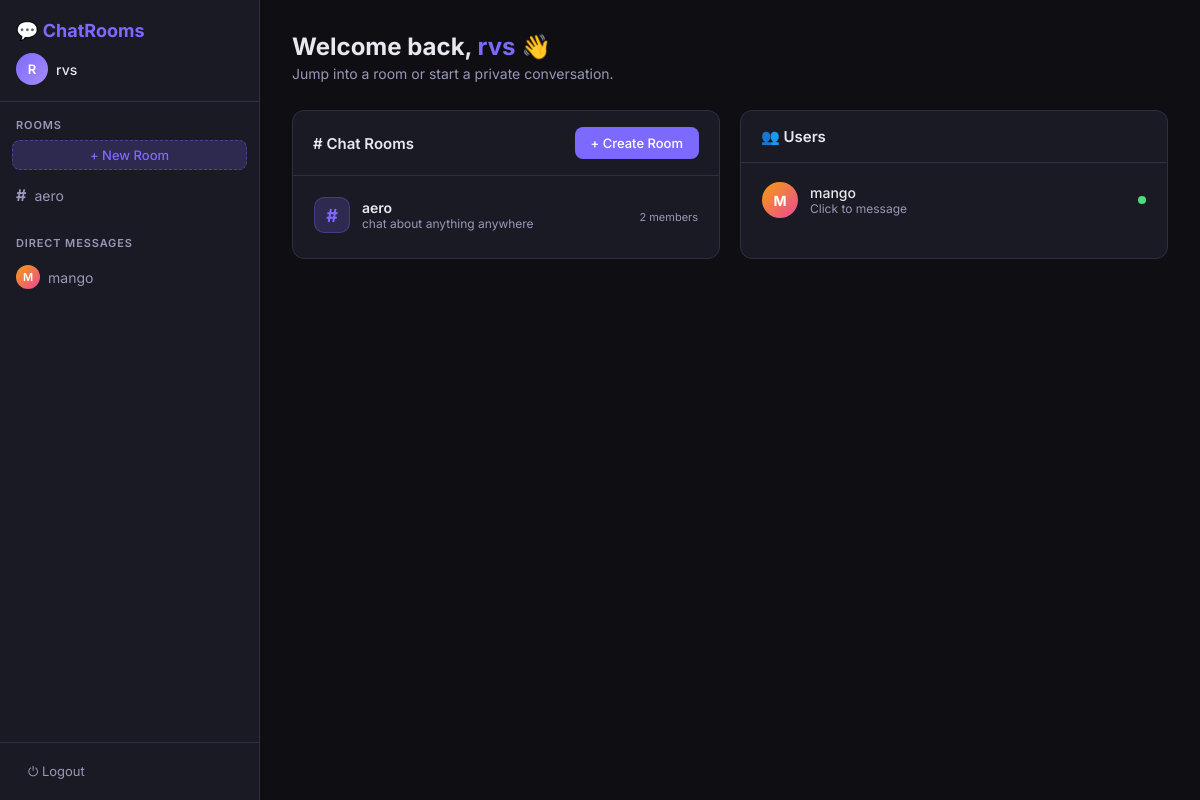
The app's page / (signed in) with its own data.
### chat/models.py (models this page shows, shortened)
class Room(models.Model):
    name = models.CharField(max_length=100, unique=True)
    description = models.TextField(blank=True)
    created_by = models.ForeignKey(User, on_delete=models.SET_NULL, null=True, related_name='created_rooms')
    created_at = models.DateTimeField(auto_now_add=True)
    members = models.ManyToManyField(User, related_name='rooms', blank=True)

### chat/views.py (the view)
# urls.py: path('', views.home_view, name='home'),
@login_required
def home_view(request):
    rooms = Room.objects.all().order_by('-created_at')
    users = User.objects.exclude(id=request.user.id)
    return render(request, 'chat/home.html', {'rooms': rooms, 'users': users})

### chatproject/templates/chat/home.html (shortened to what this page needs)
{% extends 'chat/base.html' %}
{% block content %}
<div class="home-page">
    <div class="home-header">
        <h1>Welcome back, <span class="highlight">{{ user.username }}</span> 👋</h1>
        <p>Jump into a room or start a private conversation.</p>
    </div>
    <div class="home-grid">
        <section class="card">
            <div class="card-header">
                <h2># Chat Rooms</h2>
                <a href="{% url 'create_room' %}" class="btn btn-primary">+ Create Room</a>
            </div>
            <div class="room-list">
                {% for room in rooms %}
                <a href="{% url 'room' room.name %}" class="room-card">
                    <div class="room-icon">#</div>
                    <div class="room-info">
                        <div class="room-name">{{ room.name }}</div>
                        <div class="room-desc">{{ room.description|default:"No description"|truncatechars:60 }}</div>
                    </div>
                    <div class="room-meta">
                        <span class="member-count">{{ room.members.count }} members</span>
                    </div>
                </a>
                {% empty %}
                <div class="empty-state">
                    <p>No rooms yet. <a href="{% url 'create_room' %}">Create the first one!</a></p>
                </div>
                {% endfor %}
            </div>
        </section>
        <section class="card">
            <div class="card-header">
                <h2>👥 Users</h2>
            </div>
            <div class="user-list">
                {% for u in users %}
                <a href="{% url 'private_chat' u.username %}" class="user-card">
                    <div class="user-avatar">{{ u.username|first|upper }}</div>
                    <div class="user-info">
                        <div class="user-name">{{ u.username }}</div>
                        <div class="user-sub">Click to message</div>
                    </div>
                    <span class="online-dot"></span>
                </a>
                {% empty %}
                <div class="empty-state">
                    <p>No other users yet.</p>
                </div>
                {% endfor %}
            </div>
        </section>
    </div>
</div>
{% endblock %}

### chatproject/templates/chat/base.html (shortened to what this page needs)
<!DOCTYPE html>
<html lang="en">
<head>
    <link rel="stylesheet" href="/static/chat/css/style.css">
</head>
<body>
    {% if user.is_authenticated %}
    <div class="app-layout">
        <aside class="sidebar">
            <div class="sidebar-header">
                <div class="logo">💬 ChatRooms</div>
                <div class="user-badge">
                    <div class="avatar">{{ user.username|first|upper }}</div>
                    <span class="username-text">{{ user.username }}</span>
                </div>
            </div>
            <nav class="sidebar-nav">
                <div class="nav-section">
                    <div class="nav-section-title">Rooms</div>
                    <a href="{% url 'create_room' %}" class="btn-create">+ New Room</a>
                    {% for room in rooms %}
                    <a href="{% url 'room' room.name %}" class="nav-item {% if request.resolver_match.kwargs.room_name == room.name %}active{% endif %}">
                        <span class="room-hash">#</span> {{ room.name }}
                    </a>
                    {% empty %}
                    <p class="empty-hint">No rooms yet</p>
                    {% endfor %}
                </div>
                <div class="nav-section">
                    <div class="nav-section-title">Direct Messages</div>
                    {% for u in users %}
                    <a href="{% url 'private_chat' u.username %}" class="nav-item dm-item {% if request.resolver_match.kwargs.username == u.username %}active{% endif %}">
                        <div class="dm-avatar">{{ u.username|first|upper }}</div>
                        {{ u.username }}
                    </a>
                    {% empty %}
                    <p class="empty-hint">No other users</p>
                    {% endfor %}
                </div>
            </nav>
            <div class="sidebar-footer">
                <a href="{% url 'logout' %}" class="logout-btn">⏻ Logout</a>
            </div>
        </aside>
        <main class="main-content">
            {% block content %}{% endblock %}
        </main>
    </div>
    {% else %}
    <div class="auth-wrapper">
        {% block auth_content %}{% endblock %}
    </div>
    {% endif %}
</body>
</html>

### records on screen
Room: name "aero", description "chat about anything anywhere", members.count "2"

### other values on screen
{{ user.username|first|upper }} "R"
{{ user.username }} "rvs"
{{ u.username|first|upper }} "M"
{{ u.username }} "mango"
